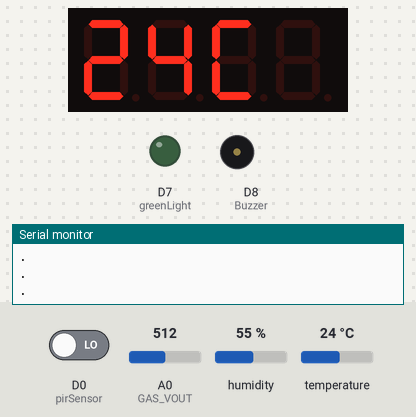
Recording of a sketch running on a simulated ESP8266 (Wemos D1 mini). Parts: 4-digit seven-segment display, output pins drawn as LEDs (lit = HIGH), buzzer (waves = sounding), the last lines printed to the serial monitor. The test bench sets the inputs (shaded band); at power-on: D0 (pirSensor) LOW, temperature 24 °C, A0 (GAS_VOUT) = 512, humidity 55 %.

Above: at 3.0 s.
3.1 s: D0 (pirSensor) driven HIGH
At 4.4 s:
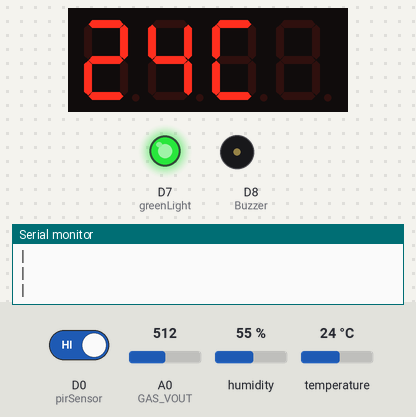
7.3 s: D0 (pirSensor) driven LOW
At 8.3 s:
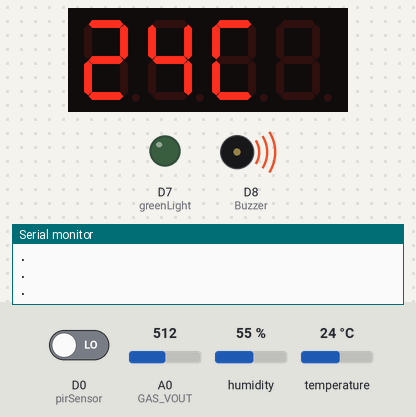
8.8 s: temperature set to 12 °C
At 9.7 s:
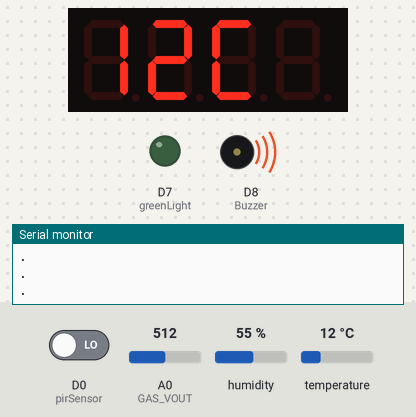
10.3 s: temperature set to 19 °C
At 11.2 s:
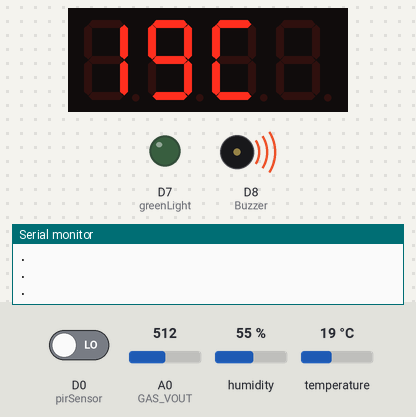
12.3 s: temperature set to 28 °C
At 13.8 s:
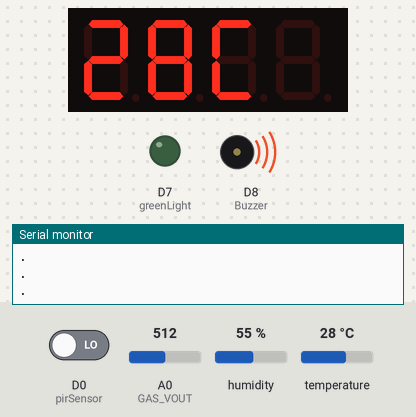
14.3 s: A0 (GAS_VOUT) set to 418
18.0 s: A0 (GAS_VOUT) set to 390
At 22.9 s:
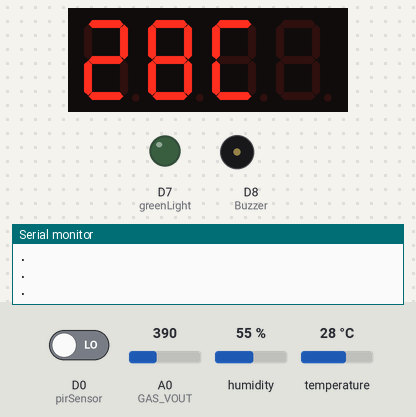
Timing chart, 0 to 23.2 s (numbered marks = the images above; inputs shaded):
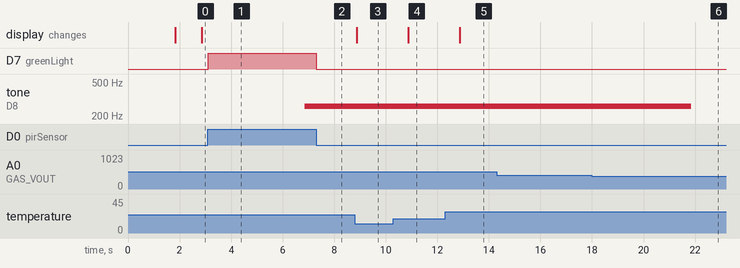

Measured:
- the behaviour switches between 400 and 399 on A0 (GAS_VOUT) (found by bisection; images 5 and 6)
- after the input at 3.1 s, D7 (greenLight): LOW → HIGH at once
- after the input at 7.3 s, D7 (greenLight): HIGH → LOW at once
- after the input at 8.8 s, the display: changes after 0.07 s (image 3)
- after the input at 10.3 s, the display: changes after 0.57 s (image 4)
- after the input at 12.3 s, the display: changes after 0.56 s (image 5)
- after the input at 18.0 s, tone on D8 (Buzzer): 261 Hz → silent after 3.8 s

The sketch:

TEST_1.ino
```cpp
#define BLYNK_TEMPLATE_ID "TMPL4PIqqWAF"
#define BLYNK_DEVICE_NAME "Smart Kitchen"

#define BLYNK_FIRMWARE_VERSION        "0.1.0"
#define BLYNK_PRINT Serial

#define APP_DEBUG
#define USE_NODE_MCU_BOARD

#define APP_VPIN_GAS V2
#define APP_VPIN_TEMP V1

#include "BlynkEdgent.h"
#include <TM1637.h>
#include <SimpleDHT.h>


int pinDHT11 = D5;
byte temperature = 10, humidity = 10;
int motion;
int CLK = D1;
int DIO = D2;
int GAS_VOUT = A0;
int gasMeter = 0;
int Buzzer = D8;
int pirSensor = D0;
int greenLight = D7;

SimpleDHT11 dht11(pinDHT11);
TM1637 tm(CLK,DIO);
BlynkTimer timer;

void ShowTempDisplay(int SenData) {
  if(SenData == 0) {
    return;
  }
  int var = SenData;
  int tmp[4];
  tmp[1] = var % 10;
  var /= 10;
  tmp[0] = var % 10;

  for(int i=0; i<2; i++) {
    tm.display(i,tmp[i]);
  }
  tm.display(2,12);
}

void PIRtoLED(int mtn) {
  if(mtn){
    Serial.println("|");
    digitalWrite(greenLight,HIGH);
  } else{
    Serial.println(".");
    digitalWrite(greenLight,LOW);
  }
}

void myTimerEvent()
{
  dht11.read(&temperature, &humidity, NULL);
  Blynk.virtualWrite(APP_VPIN_GAS, gasMeter);
  Blynk.virtualWrite(APP_VPIN_TEMP, (int)temperature);
}

void BuzzAndNotify() {
  if(gasMeter >= 400) {
    tone(Buzzer, 261);
    Blynk.logEvent("smoke_warning");
  } else {
    noTone(Buzzer);
  }
}

void setup() {
  pinMode(pirSensor,INPUT);
  pinMode(greenLight,OUTPUT);
  pinMode(GAS_VOUT, INPUT);
  pinMode(Buzzer, OUTPUT);

  Serial.begin(115200);

  BlynkEdgent.begin();

  tm.set(2);
  tm.init();

  timer.setInterval(1000L, myTimerEvent);
  timer.setInterval(5000L, BuzzAndNotify);
}

void loop() {
  gasMeter = analogRead(GAS_VOUT);

  BlynkEdgent.run();
  timer.run();

  PIRtoLED(digitalRead(pirSensor));
  ShowTempDisplay((int)temperature);
}
```
